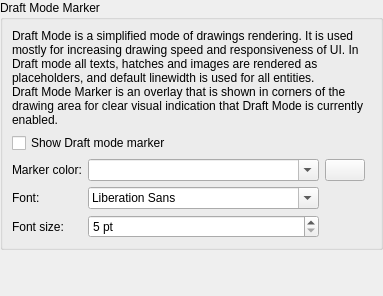
<?xml version="1.0" encoding="UTF-8"?>
<ui version="4.0">
 <class>LC_SettingsPageGraphicViewDraftMarker</class>
 <widget class="QWidget" name="LC_SettingsPageGraphicViewDraftMarker">
  <property name="geometry">
   <rect>
    <x>0</x>
    <y>0</y>
    <width>308</width>
    <height>296</height>
   </rect>
  </property>
  <layout class="QGridLayout" name="gridLayout_main">
   <property name="leftMargin">
    <number>0</number>
   </property>
   <property name="topMargin">
    <number>0</number>
   </property>
   <property name="rightMargin">
    <number>0</number>
   </property>
   <property name="bottomMargin">
    <number>0</number>
   </property>
   <item row="0" column="0">
    <widget class="QGroupBox" name="gbWorldZero_2">
     <property name="title">
      <string>Draft Mode Marker</string>
     </property>
     <layout class="QGridLayout" name="gridLayout_dr">
      <item row="2" column="2">
       <widget class="LC_ColorButton" name="pbDraftModeColor"/>
      </item>
      <item row="4" column="1">
       <widget class="QSpinBox" name="sbDraftModeFontSize">
        <property name="sizePolicy">
         <sizepolicy hsizetype="Preferred" vsizetype="Preferred">
          <horstretch>0</horstretch>
          <verstretch>0</verstretch>
         </sizepolicy>
        </property>
        <property name="toolTip">
         <string>Font Size

Font size for Draft mode maker.</string>
        </property>
        <property name="suffix">
         <string> pt</string>
        </property>
        <property name="minimum">
         <number>5</number>
        </property>
       </widget>
      </item>
      <item row="3" column="1">
       <widget class="QFontComboBox" name="fcbDraftModeFont">
        <property name="sizePolicy">
         <sizepolicy hsizetype="Preferred" vsizetype="Preferred">
          <horstretch>0</horstretch>
          <verstretch>0</verstretch>
         </sizepolicy>
        </property>
        <property name="toolTip">
         <string>Font

Font for Draft mode marker.</string>
        </property>
       </widget>
      </item>
      <item row="2" column="1">
       <widget class="QComboBox" name="cbDraftModeMarkerColor">
        <property name="sizePolicy">
         <sizepolicy hsizetype="Preferred" vsizetype="Preferred">
          <horstretch>0</horstretch>
          <verstretch>0</verstretch>
         </sizepolicy>
        </property>
        <property name="toolTip">
         <string>Color

Color of Draft mode marker text</string>
        </property>
        <property name="editable">
         <bool>true</bool>
        </property>
       </widget>
      </item>
      <item row="4" column="0">
       <widget class="QLabel" name="label_27">
        <property name="text">
         <string>Font size:</string>
        </property>
        <property name="buddy">
         <cstring>sbDraftModeFontSize</cstring>
        </property>
       </widget>
      </item>
      <item row="1" column="0" colspan="3">
       <widget class="QCheckBox" name="cbShowDraftModeMarker">
        <property name="sizePolicy">
         <sizepolicy hsizetype="Preferred" vsizetype="Preferred">
          <horstretch>0</horstretch>
          <verstretch>0</verstretch>
         </sizepolicy>
        </property>
        <property name="toolTip">
         <string>Visibility

If selected, in Draft mode text label will be drawn in view corners</string>
        </property>
        <property name="text">
         <string>Show Draft mode marker</string>
        </property>
       </widget>
      </item>
      <item row="2" column="3">
       <spacer name="horizontalSpacer">
        <property name="orientation">
         <enum>Qt::Orientation::Horizontal</enum>
        </property>
        <property name="sizeHint" stdset="0">
         <size>
          <width>0</width>
          <height>0</height>
         </size>
        </property>
       </spacer>
      </item>
      <item row="3" column="0">
       <widget class="QLabel" name="label_26">
        <property name="text">
         <string>Font:</string>
        </property>
        <property name="buddy">
         <cstring>fcbDraftModeFont</cstring>
        </property>
       </widget>
      </item>
      <item row="2" column="0">
       <widget class="QLabel" name="label_25">
        <property name="text">
         <string>Marker color:</string>
        </property>
        <property name="buddy">
         <cstring>cbDraftModeMarkerColor</cstring>
        </property>
       </widget>
      </item>
      <item row="0" column="0" colspan="4">
       <widget class="QLabel" name="label">
        <property name="text">
         <string>Draft Mode is a simplified mode of drawings rendering. It is used mostly for increasing drawing speed and responsiveness of UI. In Draft mode all texts, hatches and images are rendered as placeholders, and default linewidth is used for all entities.&lt;br&gt; Draft Mode Marker is an overlay that is shown in corners of the drawing area for clear visual indication that Draft Mode is currently enabled.</string>
        </property>
        <property name="wordWrap">
         <bool>true</bool>
        </property>
       </widget>
      </item>
     </layout>
    </widget>
   </item>
   <item row="1" column="0">
    <spacer name="verticalSpacer">
     <property name="orientation">
      <enum>Qt::Orientation::Vertical</enum>
     </property>
     <property name="sizeHint" stdset="0">
      <size>
       <width>0</width>
       <height>0</height>
      </size>
     </property>
    </spacer>
   </item>
  </layout>
 </widget>
 <customwidgets>
  <customwidget>
   <class>LC_ColorButton</class>
   <extends>QPushButton</extends>
   <header>lc_color_button.h</header>
  </customwidget>
 </customwidgets>
 <resources/>
 <connections/>
</ui>
